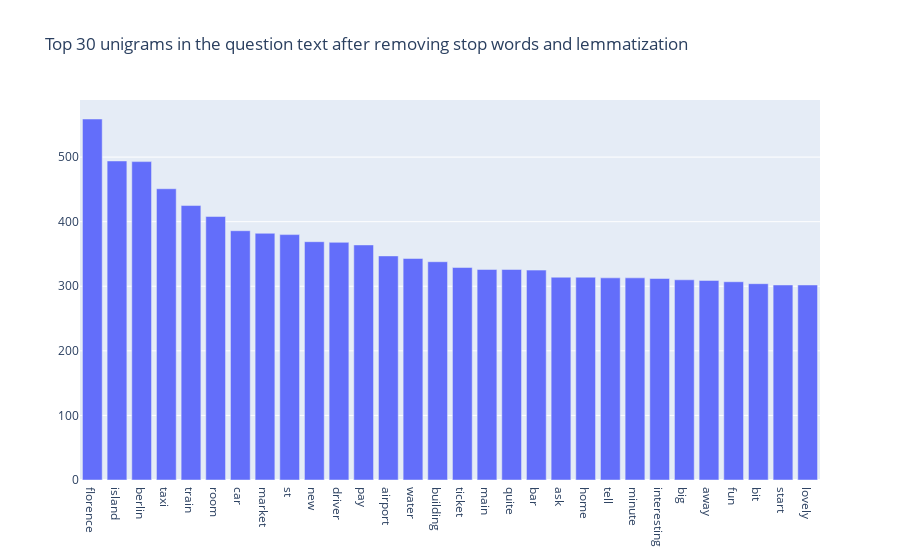

Notebook cell for this chart:
### Code cell
def get_top_n_words(corpus, n=None):
    vec = CountVectorizer(stop_words='english', max_df = 0.12).fit(corpus)
    bag_of_words = vec.transform(corpus)
    sum_words = bag_of_words.sum(axis=0) 
    words_freq = [(word, sum_words[0, idx]) for word, idx in vec.vocabulary_.items()]
    words_freq =sorted(words_freq, key = lambda x: x[1], reverse=True)
    return words_freq[:n]
common_words = get_top_n_words(df_clean['english'], 30)
df2 = pd.DataFrame(common_words, columns = ['unigram' , 'count'])

fig = go.Figure([go.Bar(x=df2['unigram'], y=df2['count'])])
fig.update_layout(title=go.layout.Title(text="Top 30 unigrams in the question text after removing stop words and lemmatization"))
fig.show()

### Figure 1 — Plotly figure (JSON) as saved in the notebook; plotly's stock layout.template omitted (floating-point values rounded to 4 significant figures)
{"data": [{"type": "bar", "x": ["florence", "island", "berlin", "taxi", "train", "room", "car", "market", "st", "new", "driver", "pay", "airport", "water", "building", "ticket", "main", "quite", "bar", "ask", "home", "tell", "minute", "interesting", "big", "away", "fun", "bit", "start", "lovely"], "y": [559, 494, 493, 451, 425, 408, 386, 382, 380, 369, 368, 364, 347, 343, 338, 329, 326, 326, 325, 314, 314, 313, 313, 312, 310, 309, 307, 304, 302, 302]}], "layout": {"title": {"text": "Top 30 unigrams in the question text after removing stop words and lemmatization"}}}
